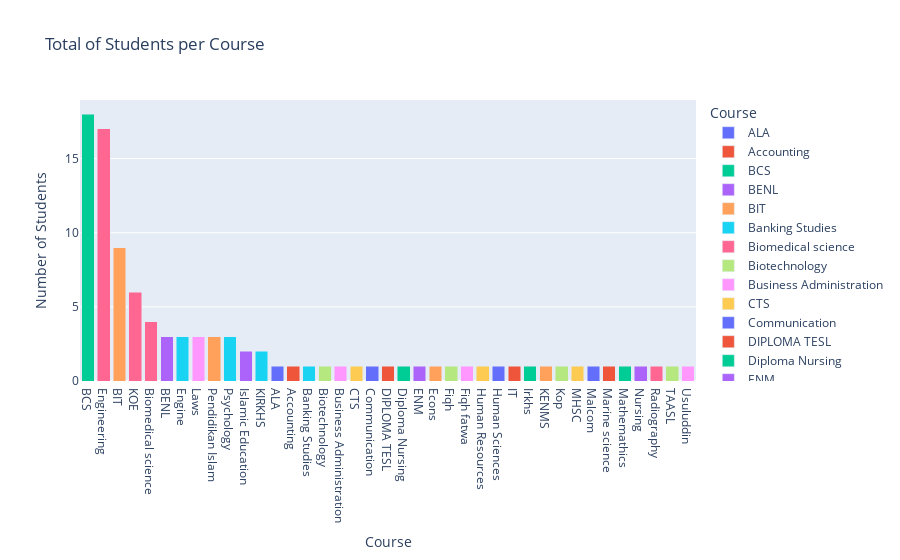

The notebook cell saved with this chart:
### Code cell
#Visaulization of number of students per course
c_df = px.bar(course_df, x= 'course', y = 'count', color='course', labels = {'course':'Course', 'count': 'Number of Students'},
title = 'Total of Students per Course')
c_df.update_layout(barmode='stack', xaxis={'categoryorder':'total descending'})
c_df.show()
# BCS is the most opted course in the dataset, followed by Engineering and BIT.

### Figure 1 — Plotly figure (JSON) as saved in the notebook; plotly's stock layout.template omitted (floating-point values rounded to 4 significant figures)
{"data": [{"alignmentgroup": "True", "hovertemplate": "Course=%{x}<br>Number of Students=%{y}<extra></extra>", "legendgroup": "ALA", "marker": {"color": "#636efa", "pattern": {"shape": ""}}, "name": "ALA", "offsetgroup": "ALA", "orientation": "v", "showlegend": true, "textposition": "auto", "type": "bar", "x": ["ALA"], "xaxis": "x", "y": [1], "yaxis": "y"}, {"alignmentgroup": "True", "hovertemplate": "Course=%{x}<br>Number of Students=%{y}<extra></extra>", "legendgroup": "Accounting ", "marker": {"color": "#EF553B", "pattern": {"shape": ""}}, "name": "Accounting ", "offsetgroup": "Accounting ", "orientation": "v", "showlegend": true, "textposition": "auto", "type": "bar", "x": ["Accounting "], "xaxis": "x", "y": [1], "yaxis": "y"}, {"alignmentgroup": "True", "hovertemplate": "Course=%{x}<br>Number of Students=%{y}<extra></extra>", "legendgroup": "BCS", "marker": {"color": "#00cc96", "pattern": {"shape": ""}}, "name": "BCS", "offsetgroup": "BCS", "orientation": "v", "showlegend": true, "textposition": "auto", "type": "bar", "x": ["BCS"], "xaxis": "x", "y": [18], "yaxis": "y"}, {"alignmentgroup": "True", "hovertemplate": "Course=%{x}<br>Number of Students=%{y}<extra></extra>", "legendgroup": "BENL", "marker": {"color": "#ab63fa", "pattern": {"shape": ""}}, "name": "BENL", "offsetgroup": "BENL", "orientation": "v", "showlegend": true, "textposition": "auto", "type": "bar", "x": ["BENL"], "xaxis": "x", "y": [3], "yaxis": "y"}, {"alignmentgroup": "True", "hovertemplate": "Course=%{x}<br>Number of Students=%{y}<extra></extra>", "legendgroup": "BIT", "marker": {"color": "#FFA15A", "pattern": {"shape": ""}}, "name": "BIT", "offsetgroup": "BIT", "orientation": "v", "showlegend": true, "textposition": "auto", "type": "bar", "x": ["BIT"], "xaxis": "x", "y": [9], "yaxis": "y"}, {"alignmentgroup": "True", "hovertemplate": "Course=%{x}<br>Number of Students=%{y}<extra></extra>", "legendgroup": "Banking Studies", "marker": {"color": "#19d3f3", "pattern": {"shape": ""}}, "name": "Banking Studies", "offsetgroup": "Banking Studies", "orientation": "v", "showlegend": true, "textposition": "auto", "type": "bar", "x": ["Banking Studies"], "xaxis": "x", "y": [1], "yaxis": "y"}, {"alignmentgroup": "True", "hovertemplate": "Course=%{x}<br>Number of Students=%{y}<extra></extra>", "legendgroup": "Biomedical science", "marker": {"color": "#FF6692", "pattern": {"shape": ""}}, "name": "Biomedical science", "offsetgroup": "Biomedical science", "orientation": "v", "showlegend": true, "textposition": "auto", "type": "bar", "x": ["Biomedical science"], "xaxis": "x", "y": [4], "yaxis": "y"}, {"alignmentgroup": "True", "hovertemplate": "Course=%{x}<br>Number of Students=%{y}<extra></extra>", "legendgroup": "Biotechnology", "marker": {"color": "#B6E880", "pattern": {"shape": ""}}, "name": "Biotechnology", "offsetgroup": "Biotechnology", "orientation": "v", "showlegend": true, "textposition": "auto", "type": "bar", "x": ["Biotechnology"], "xaxis": "x", "y": [1], "yaxis": "y"}, {"alignmentgroup": "True", "hovertemplate": "Course=%{x}<br>Number of Students=%{y}<extra></extra>", "legendgroup": "Business Administration", "marker": {"color": "#FF97FF", "pattern": {"shape": ""}}, "name": "Business Administration", "offsetgroup": "Business Administration", "orientation": "v", "showlegend": true, "textposition": "auto", "type": "bar", "x": ["Business Administration"], "xaxis": "x", "y": [1], "yaxis": "y"}, {"alignmentgroup": "True", "hovertemplate": "Course=%{x}<br>Number of Students=%{y}<extra></extra>", "legendgroup": "CTS", "marker": {"color": "#FECB52", "pattern": {"shape": ""}}, "name": "CTS", "offsetgroup": "CTS", "orientation": "v", "showlegend": true, "textposition": "auto", "type": "bar", "x": ["CTS"], "xaxis": "x", "y": [1], "yaxis": "y"}, {"alignmentgroup": "True", "hovertemplate": "Course=%{x}<br>Number of Students=%{y}<extra></extra>", "legendgroup": "Communication ", "marker": {"color": "#636efa", "pattern": {"shape": ""}}, "name": "Communication ", "offsetgroup": "Communication ", "orientation": "v", "showlegend": true, "textposition": "auto", "type": "bar", "x": ["Communication "], "xaxis": "x", "y": [1], "yaxis": "y"}, {"alignmentgroup": "True", "hovertemplate": "Course=%{x}<br>Number of Students=%{y}<extra></extra>", "legendgroup": "DIPLOMA TESL", "marker": {"color": "#EF553B", "pattern": {"shape": ""}}, "name": "DIPLOMA TESL", "offsetgroup": "DIPLOMA TESL", "orientation": "v", "showlegend": true, "textposition": "auto", "type": "bar", "x": ["DIPLOMA TESL"], "xaxis": "x", "y": [1], "yaxis": "y"}, {"alignmentgroup": "True", "hovertemplate": "Course=%{x}<br>Number of Students=%{y}<extra></extra>", "legendgroup": "Diploma Nursing", "marker": {"color": "#00cc96", "pattern": {"shape": ""}}, "name": "Diploma Nursing", "offsetgroup": "Diploma Nursing", "orientation": "v", "showlegend": true, "textposition": "auto", "type": "bar", "x": ["Diploma Nursing"], "xaxis": "x", "y": [1], "yaxis": "y"}, {"alignmentgroup": "True", "hovertemplate": "Course=%{x}<br>Number of Students=%{y}<extra></extra>", "legendgroup": "ENM", "marker": {"color": "#ab63fa", "pattern": {"shape": ""}}, "name": "ENM", "offsetgroup": "ENM", "orientation": "v", "showlegend": true, "textposition": "auto", "type": "bar", "x": ["ENM"], "xaxis": "x", "y": [1], "yaxis": "y"}, {"alignmentgroup": "True", "hovertemplate": "Course=%{x}<br>Number of Students=%{y}<extra></extra>", "legendgroup": "Econs", "marker": {"color": "#FFA15A", "pattern": {"shape": ""}}, "name": "Econs", "offsetgroup": "Econs", "orientation": "v", "showlegend": true, "textposition": "auto", "type": "bar", "x": ["Econs"], "xaxis": "x", "y": [1], "yaxis": "y"}, {"alignmentgroup": "True", "hovertemplate": "Course=%{x}<br>Number of Students=%{y}<extra></extra>", "legendgroup": "Engine", "marker": {"color": "#19d3f3", "pattern": {"shape": ""}}, "name": "Engine", "offsetgroup": "Engine", "orientation": "v", "showlegend": true, "textposition": "auto", "type": "bar", "x": ["Engine"], "xaxis": "x", "y": [3], "yaxis": "y"}, {"alignmentgroup": "True", "hovertemplate": "Course=%{x}<br>Number of Students=%{y}<extra></extra>", "legendgroup": "Engineering", "marker": {"color": "#FF6692", "pattern": {"shape": ""}}, "name": "Engineering", "offsetgroup": "Engineering", "orientation": "v", "showlegend": true, "textposition": "auto", "type": "bar", "x": ["Engineering"], "xaxis": "x", "y": [17], "yaxis": "y"}, {"alignmentgroup": "True", "hovertemplate": "Course=%{x}<br>Number of Students=%{y}<extra></extra>", "legendgroup": "Fiqh", "marker": {"color": "#B6E880", "pattern": {"shape": ""}}, "name": "Fiqh", "offsetgroup": "Fiqh", "orientation": "v", "showlegend": true, "textposition": "auto", "type": "bar", "x": ["Fiqh"], "xaxis": "x", "y": [1], "yaxis": "y"}, {"alignmentgroup": "True", "hovertemplate": "Course=%{x}<br>Number of Students=%{y}<extra></extra>", "legendgroup": "Fiqh fatwa ", "marker": {"color": "#FF97FF", "pattern": {"shape": ""}}, "name": "Fiqh fatwa ", "offsetgroup": "Fiqh fatwa ", "orientation": "v", "showlegend": true, "textposition": "auto", "type": "bar", "x": ["Fiqh fatwa "], "xaxis": "x", "y": [1], "yaxis": "y"}, {"alignmentgroup": "True", "hovertemplate": "Course=%{x}<br>Number of Students=%{y}<extra></extra>", "legendgroup": "Human Resources", "marker": {"color": "#FECB52", "pattern": {"shape": ""}}, "name": "Human Resources", "offsetgroup": "Human Resources", "orientation": "v", "showlegend": true, "textposition": "auto", "type": "bar", "x": ["Human Resources"], "xaxis": "x", "y": [1], "yaxis": "y"}, {"alignmentgroup": "True", "hovertemplate": "Course=%{x}<br>Number of Students=%{y}<extra></extra>", "legendgroup": "Human Sciences ", "marker": {"color": "#636efa", "pattern": {"shape": ""}}, "name": "Human Sciences ", "offsetgroup": "Human Sciences ", "orientation": "v", "showlegend": true, "textposition": "auto", "type": "bar", "x": ["Human Sciences "], "xaxis": "x", "y": [1], "yaxis": "y"}, {"alignmentgroup": "True", "hovertemplate": "Course=%{x}<br>Number of Students=%{y}<extra></extra>", "legendgroup": "IT", "marker": {"color": "#EF553B", "pattern": {"shape": ""}}, "name": "IT", "offsetgroup": "IT", "orientation": "v", "showlegend": true, "textposition": "auto", "type": "bar", "x": ["IT"], "xaxis": "x", "y": [1], "yaxis": "y"}, {"alignmentgroup": "True", "hovertemplate": "Course=%{x}<br>Number of Students=%{y}<extra></extra>", "legendgroup": "Irkhs", "marker": {"color": "#00cc96", "pattern": {"shape": ""}}, "name": "Irkhs", "offsetgroup": "Irkhs", "orientation": "v", "showlegend": true, "textposition": "auto", "type": "bar", "x": ["Irkhs"], "xaxis": "x", "y": [1], "yaxis": "y"}, {"alignmentgroup": "True", "hovertemplate": "Course=%{x}<br>Number of Students=%{y}<extra></extra>", "legendgroup": "Islamic Education", "marker": {"color": "#ab63fa", "pattern": {"shape": ""}}, "name": "Islamic Education", "offsetgroup": "Islamic Education", "orientation": "v", "showlegend": true, "textposition": "auto", "type": "bar", "x": ["Islamic Education"], "xaxis": "x", "y": [2], "yaxis": "y"}, {"alignmentgroup": "True", "hovertemplate": "Course=%{x}<br>Number of Students=%{y}<extra></extra>", "legendgroup": "KENMS", "marker": {"color": "#FFA15A", "pattern": {"shape": ""}}, "name": "KENMS", "offsetgroup": "KENMS", "orientation": "v", "showlegend": true, "textposition": "auto", "type": "bar", "x": ["KENMS"], "xaxis": "x", "y": [1], "yaxis": "y"}, {"alignmentgroup": "True", "hovertemplate": "Course=%{x}<br>Number of Students=%{y}<extra></extra>", "legendgroup": "KIRKHS", "marker": {"color": "#19d3f3", "pattern": {"shape": ""}}, "name": "KIRKHS", "offsetgroup": "KIRKHS", "orientation": "v", "showlegend": true, "textposition": "auto", "type": "bar", "x": ["KIRKHS"], "xaxis": "x", "y": [2], "yaxis": "y"}, {"alignmentgroup": "True", "hovertemplate": "Course=%{x}<br>Number of Students=%{y}<extra></extra>", "legendgroup": "KOE", "marker": {"color": "#FF6692", "pattern": {"shape": ""}}, "name": "KOE", "offsetgroup": "KOE", "orientation": "v", "showlegend": true, "textposition": "auto", "type": "bar", "x": ["KOE"], "xaxis": "x", "y": [6], "yaxis": "y"}, {"alignmentgroup": "True", "hovertemplate": "Course=%{x}<br>Number of Students=%{y}<extra></extra>", "legendgroup": "Kop", "marker": {"color": "#B6E880", "pattern": {"shape": ""}}, "name": "Kop", "offsetgroup": "Kop", "orientation": "v", "showlegend": true, "textposition": "auto", "type": "bar", "x": ["Kop"], "xaxis": "x", "y": [1], "yaxis": "y"}, {"alignmentgroup": "True", "hovertemplate": "Course=%{x}<br>Number of Students=%{y}<extra></extra>", "legendgroup": "Laws", "marker": {"color": "#FF97FF", "pattern": {"shape": ""}}, "name": "Laws", "offsetgroup": "Laws", "orientation": "v", "showlegend": true, "textposition": "auto", "type": "bar", "x": ["Laws"], "xaxis": "x", "y": [3], "yaxis": "y"}, {"alignmentgroup": "True", "hovertemplate": "Course=%{x}<br>Number of Students=%{y}<extra></extra>", "legendgroup": "MHSC", "marker": {"color": "#FECB52", "pattern": {"shape": ""}}, "name": "MHSC", "offsetgroup": "MHSC", "orientation": "v", "showlegend": true, "textposition": "auto", "type": "bar", "x": ["MHSC"], "xaxis": "x", "y": [1], "yaxis": "y"}, {"alignmentgroup": "True", "hovertemplate": "Course=%{x}<br>Number of Students=%{y}<extra></extra>", "legendgroup": "Malcom", "marker": {"color": "#636efa", "pattern": {"shape": ""}}, "name": "Malcom", "offsetgroup": "Malcom", "orientation": "v", "showlegend": true, "textposition": "auto", "type": "bar", "x": ["Malcom"], "xaxis": "x", "y": [1], "yaxis": "y"}, {"alignmentgroup": "True", "hovertemplate": "Course=%{x}<br>Number of Students=%{y}<extra></extra>", "legendgroup": "Marine science", "marker": {"color": "#EF553B", "pattern": {"shape": ""}}, "name": "Marine science", "offsetgroup": "Marine science", "orientation": "v", "showlegend": true, "textposition": "auto", "type": "bar", "x": ["Marine science"], "xaxis": "x", "y": [1], "yaxis": "y"}, {"alignmentgroup": "True", "hovertemplate": "Course=%{x}<br>Number of Students=%{y}<extra></extra>", "legendgroup": "Mathemathics", "marker": {"color": "#00cc96", "pattern": {"shape": ""}}, "name": "Mathemathics", "offsetgroup": "Mathemathics", "orientation": "v", "showlegend": true, "textposition": "auto", "type": "bar", "x": ["Mathemathics"], "xaxis": "x", "y": [1], "yaxis": "y"}, {"alignmentgroup": "True", "hovertemplate": "Course=%{x}<br>Number of Students=%{y}<extra></extra>", "legendgroup": "Nursing ", "marker": {"color": "#ab63fa", "pattern": {"shape": ""}}, "name": "Nursing ", "offsetgroup": "Nursing ", "orientation": "v", "showlegend": true, "textposition": "auto", "type": "bar", "x": ["Nursing "], "xaxis": "x", "y": [1], "yaxis": "y"}, {"alignmentgroup": "True", "hovertemplate": "Course=%{x}<br>Number of Students=%{y}<extra></extra>", "legendgroup": "Pendidikan Islam", "marker": {"color": "#FFA15A", "pattern": {"shape": ""}}, "name": "Pendidikan Islam", "offsetgroup": "Pendidikan Islam", "orientation": "v", "showlegend": true, "textposition": "auto", "type": "bar", "x": ["Pendidikan Islam"], "xaxis": "x", "y": [3], "yaxis": "y"}, {"alignmentgroup": "True", "hovertemplate": "Course=%{x}<br>Number of Students=%{y}<extra></extra>", "legendgroup": "Psychology", "marker": {"color": "#19d3f3", "pattern": {"shape": ""}}, "name": "Psychology", "offsetgroup": "Psychology", "orientation": "v", "showlegend": true, "textposition": "auto", "type": "bar", "x": ["Psychology"], "xaxis": "x", "y": [3], "yaxis": "y"}, {"alignmentgroup": "True", "hovertemplate": "Course=%{x}<br>Number of Students=%{y}<extra></extra>", "legendgroup": "Radiography", "marker": {"color": "#FF6692", "pattern": {"shape": ""}}, "name": "Radiography", "offsetgroup": "Radiography", "orientation": "v", "showlegend": true, "textposition": "auto", "type": "bar", "x": ["Radiography"], "xaxis": "x", "y": [1], "yaxis": "y"}, {"alignmentgroup": "True", "hovertemplate": "Course=%{x}<br>Number of Students=%{y}<extra></extra>", "legendgroup": "TAASL", "marker": {"color": "#B6E880", "pattern": {"shape": ""}}, "name": "TAASL", "offsetgroup": "TAASL", "orientation": "v", "showlegend": true, "textposition": "auto", "type": "bar", "x": ["TAASL"], "xaxis": "x", "y": [1], "yaxis": "y"}, {"alignmentgroup": "True", "hovertemplate": "Course=%{x}<br>Number of Students=%{y}<extra></extra>", "legendgroup": "Usuluddin ", "marker": {"color": "#FF97FF", "pattern": {"shape": ""}}, "name": "Usuluddin ", "offsetgroup": "Usuluddin ", "orientation": "v", "showlegend": true, "textposition": "auto", "type": "bar", "x": ["Usuluddin "], "xaxis": "x", "y": [1], "yaxis": "y"}], "layout": {"barmode": "stack", "legend": {"title": {"text": "Course"}, "tracegroupgap": 0}, "title": {"text": "Total of Students per Course"}, "xaxis": {"anchor": "y", "categoryarray": ["ALA", "Accounting ", "BCS", "BENL", "BIT", "Banking Studies", "Biomedical science", "Biotechnology", "Business Administration", "CTS", "Communication ", "DIPLOMA TESL", "Diploma Nursing", "ENM", "Econs", "Engine", "Engineering", "Fiqh", "Fiqh fatwa ", "Human Resources", "Human Sciences ", "IT", "Irkhs", "Islamic Education", "KENMS", "KIRKHS", "KOE", "Kop", "Laws", "MHSC", "Malcom", "Marine science", "Mathemathics", "Nursing ", "Pendidikan Islam", "Psychology", "Radiography", "TAASL", "Usuluddin "], "categoryorder": "total descending", "domain": [0, 1], "title": {"text": "Course"}}, "yaxis": {"anchor": "x", "domain": [0, 1], "title": {"text": "Number of Students"}}}}
